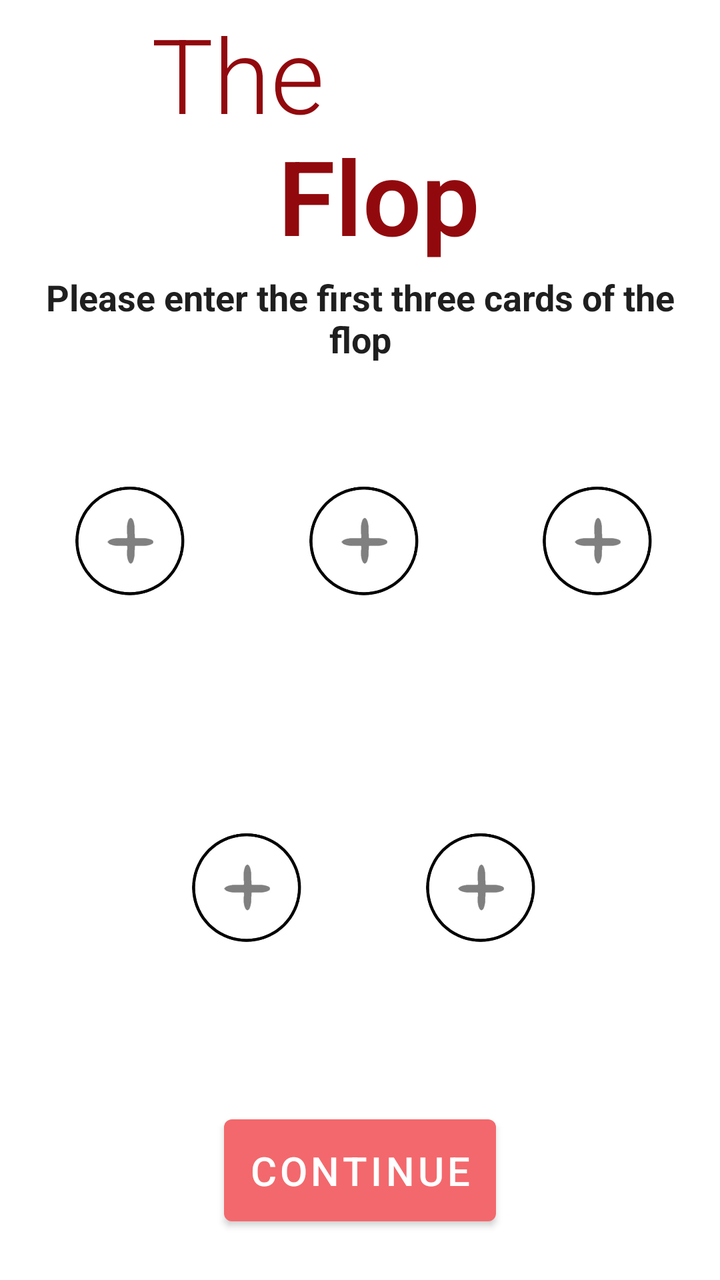
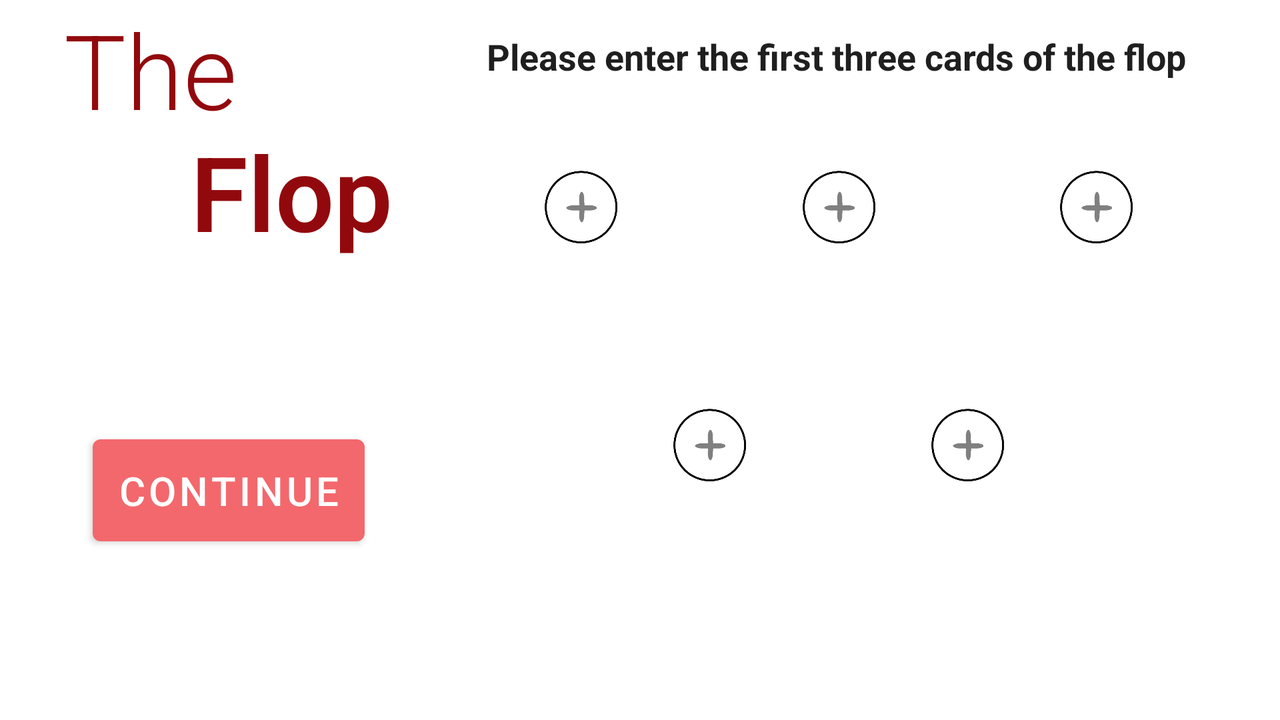

The same Android screen from two of the app's own layout files: first res/layout/ as a phone draws it, then the repository's variant for another configuration, drawn on a device whose configuration selects that folder. Both files follow.
<!-- AndroidManifest.xml: application theme Theme.PokerBotApp -->
<!-- res/layout/fragment_bot_flop_entry.xml -->
<?xml version="1.0" encoding="utf-8"?>
<androidx.constraintlayout.widget.ConstraintLayout xmlns:android="http://schemas.android.com/apk/res/android"
    xmlns:app="http://schemas.android.com/apk/res-auto"
    xmlns:tools="http://schemas.android.com/tools"
    android:id="@+id/bot_flop_entry_fragment"
    android:layout_width="match_parent"
    android:layout_height="match_parent"
    tools:context=".BotFlopEntryFragment">

    <TextView
        android:id="@+id/flop_header_textView"
        android:layout_width="wrap_content"
        android:layout_height="wrap_content"
        android:layout_marginTop="2dp"
        android:fontFamily="sans-serif-light"
        android:text="@string/flop_title"
        app:layout_constraintHorizontal_bias="0.3875"
        android:textSize="52sp"
        app:layout_constraintEnd_toEndOf="parent"
        app:layout_constraintStart_toStartOf="parent"
        app:layout_constraintTop_toTopOf="parent" />

    <TextView
        android:id="@+id/flop_directions_textView"
        android:layout_width="0dp"
        android:layout_marginLeft="16dp"
        android:textAlignment="center"
        android:layout_marginTop="4dp"
        android:textColor="#1f1f1f"
        android:textStyle="bold"
        android:layout_marginRight="16dp"
        android:layout_height="wrap_content"
        android:textSize="18sp"
        android:text="@string/flop_directions1"
        app:layout_constraintEnd_toEndOf="parent"
        app:layout_constraintStart_toStartOf="parent"
        app:layout_constraintTop_toBottomOf="@id/flop_header_textView" />

    <ImageButton
        android:id="@+id/imgbutton1"
        android:layout_width="107.1dp"
        android:layout_height="163.35dp"
        app:layout_constraintEnd_toStartOf="@+id/imgbutton2"
        app:layout_constraintStart_toStartOf="parent"
        app:layout_constraintTop_toTopOf="@+id/imgbutton2"
        android:src="@drawable/placeholder"
        android:scaleType="centerCrop"
        android:padding="0dp"/>

    <ImageButton
        android:id="@+id/imgbutton2"
        android:layout_width="107.1dp"
        android:layout_marginTop="12dp"
        android:layout_height="163.35dp"
        app:layout_constraintStart_toEndOf="@id/imgbutton1"
        app:layout_constraintEnd_toStartOf="@id/imgbutton3"
        app:layout_constraintTop_toBottomOf="@id/flop_directions_textView"
        android:src="@drawable/placeholder"
        android:scaleType="centerCrop"
        android:padding="0dp"/>

    <ImageButton
        android:id="@+id/imgbutton3"
        android:layout_width="107.1dp"
        android:layout_height="163.35dp"
        app:layout_constraintEnd_toEndOf="parent"
        app:layout_constraintStart_toEndOf="@+id/imgbutton2"
        app:layout_constraintTop_toTopOf="@+id/imgbutton2"
        android:src="@drawable/placeholder"
        android:scaleType="centerCrop"
        android:padding="0dp"/>

    <ImageButton
        android:id="@+id/imgbutton4"
        android:layout_marginTop="10dp"
        android:layout_width="107.1dp"
        android:layout_height="163.35dp"
        app:layout_constraintEnd_toStartOf="@+id/imgbutton2"
        app:layout_constraintStart_toEndOf="@+id/imgbutton1"
        app:layout_constraintTop_toBottomOf="@+id/imgbutton2"
        android:src="@drawable/placeholder"
        android:scaleType="centerCrop"
        android:padding="0dp"/>

    <ImageButton
        android:id="@+id/imgbutton5"
        android:layout_width="107.1dp"
        android:layout_marginTop="10dp"
        android:layout_height="163.35dp"
        app:layout_constraintEnd_toStartOf="@+id/imgbutton3"
        app:layout_constraintStart_toEndOf="@+id/imgbutton2"
        app:layout_constraintTop_toBottomOf="@+id/imgbutton2"
        android:src="@drawable/placeholder"
        android:scaleType="centerCrop"
        android:padding="0dp"/>

    <Button
        android:id="@+id/continue_button"
        android:layout_width="wrap_content"
        android:layout_height="wrap_content"
        android:padding="12dp"
        android:text="@string/continue_"
        android:textSize="20sp"
        app:layout_constraintBottom_toBottomOf="parent"
        app:layout_constraintEnd_toEndOf="parent"
        app:layout_constraintStart_toStartOf="parent"
        app:layout_constraintTop_toBottomOf="@+id/imgbutton4" />


</androidx.constraintlayout.widget.ConstraintLayout>
<!-- resources referenced by this layout -->
<resources>
  <!-- drawable placeholder: jpg bitmap (drawable, 8834 bytes) -->
  <string name="continue_">Continue</string>
  <string name="flop_directions1">Please enter the first three cards of the flop</string>
  <string name="flop_title">The\n\u0020\u0020\u0020\u0020\u0020<b>Flop</b></string>
  <style name="Theme.PokerBotApp" parent="Theme.MaterialComponents.DayNight.DarkActionBar">
          
          <item name="colorPrimary">@color/playingCardRedLight</item>
          <item name="colorPrimaryVariant">@color/playingCardRed</item>
          <item name="colorOnPrimary">@color/white</item>
          
          <item name="colorSecondary">@color/teal_200</item>
          <item name="colorSecondaryVariant">@color/teal_700</item>
          <item name="colorOnSecondary">@color/black</item>
          
          <item name="android:statusBarColor" tools:targetApi="l">?attr/colorPrimaryVariant</item>
          
          <item name="android:textColor">@color/playingCardRedDarker</item>
      </style>
  <color name="playingCardRedLight">#F3686C</color>
  <color name="playingCardRed">#D64044</color>
  <color name="white">#FFFFFFFF</color>
  <color name="teal_200">#FF03DAC5</color>
  <color name="teal_700">#FF018786</color>
  <color name="black">#FF000000</color>
  <color name="playingCardRedDarker">#92090D</color>
</resources>
<!-- res/layout-land/fragment_bot_flop_entry.xml (the repository's variant of the layout above) -->
<!-- drawn on the phone turned sideways -->
<?xml version="1.0" encoding="utf-8"?>
<androidx.constraintlayout.widget.ConstraintLayout xmlns:android="http://schemas.android.com/apk/res/android"
    xmlns:app="http://schemas.android.com/apk/res-auto"
    xmlns:tools="http://schemas.android.com/tools"
    android:id="@+id/bot_flop_entry_fragment"
    android:layout_width="match_parent"
    android:layout_height="match_parent"
    tools:context=".BotFlopEntryFragment">

    <TextView
        android:id="@+id/flop_header_textView"
        android:layout_width="wrap_content"
        android:layout_height="wrap_content"
        android:layout_marginLeft="32dp"
        android:fontFamily="sans-serif-light"
        android:text="@string/flop_title"
        android:textSize="52sp"
        app:layout_constraintStart_toStartOf="parent"
        app:layout_constraintTop_toTopOf="parent" />

    <TextView
        android:id="@+id/flop_directions_textView"
        android:layout_width="0dp"
        android:layout_height="wrap_content"
        android:layout_marginTop="16dp"
        android:text="@string/flop_directions1"
        android:textAlignment="center"
        android:textColor="#1f1f1f"
        android:textSize="18sp"
        android:textStyle="bold"
        app:layout_constraintEnd_toEndOf="parent"
        app:layout_constraintStart_toEndOf="@id/flop_header_textView"
        app:layout_constraintTop_toTopOf="parent" />

    <ImageButton
        android:id="@+id/imgbutton1"
        android:layout_width="71.4dp"
        android:layout_height="108.9dp"
        android:padding="0dp"
        android:scaleType="centerCrop"
        android:src="@drawable/placeholder"
        app:layout_constraintEnd_toStartOf="@+id/imgbutton2"
        app:layout_constraintStart_toEndOf="@+id/flop_header_textView"
        app:layout_constraintTop_toTopOf="@+id/imgbutton2" />

    <ImageButton
        android:id="@+id/imgbutton2"
        android:layout_width="71.4dp"
        android:layout_height="108.9dp"
        android:layout_marginTop="12dp"
        android:padding="0dp"
        android:scaleType="centerCrop"
        android:src="@drawable/placeholder"
        app:layout_constraintEnd_toStartOf="@id/imgbutton3"
        app:layout_constraintStart_toEndOf="@id/imgbutton1"
        app:layout_constraintTop_toBottomOf="@id/flop_directions_textView" />

    <ImageButton
        android:id="@+id/imgbutton3"
        android:layout_width="71.4dp"
        android:layout_height="108.9dp"
        android:padding="0dp"
        android:scaleType="centerCrop"
        android:src="@drawable/placeholder"
        app:layout_constraintEnd_toEndOf="parent"
        app:layout_constraintStart_toEndOf="@+id/imgbutton2"
        app:layout_constraintTop_toTopOf="@+id/imgbutton2" />

    <ImageButton
        android:id="@+id/imgbutton4"
        android:layout_width="71.4dp"
        android:layout_height="108.9dp"
        android:layout_marginTop="10dp"
        android:padding="0dp"
        android:scaleType="centerCrop"
        android:src="@drawable/placeholder"
        app:layout_constraintEnd_toStartOf="@+id/imgbutton2"
        app:layout_constraintStart_toEndOf="@+id/imgbutton1"
        app:layout_constraintTop_toBottomOf="@+id/imgbutton2" />

    <ImageButton
        android:id="@+id/imgbutton5"
        android:layout_width="71.4dp"
        android:layout_height="108.9dp"
        android:layout_marginTop="10dp"
        android:padding="0dp"
        android:scaleType="centerCrop"
        android:src="@drawable/placeholder"
        app:layout_constraintEnd_toStartOf="@+id/imgbutton3"
        app:layout_constraintStart_toEndOf="@+id/imgbutton2"
        app:layout_constraintTop_toBottomOf="@+id/imgbutton2" />

    <Button
        android:id="@+id/continue_button"
        android:layout_width="wrap_content"
        android:layout_height="wrap_content"
        android:padding="12dp"
        android:text="@string/continue_"
        android:textSize="20sp"
        app:layout_constraintBottom_toBottomOf="parent"
        app:layout_constraintEnd_toEndOf="@+id/flop_header_textView"
        app:layout_constraintStart_toStartOf="@+id/flop_header_textView"
        app:layout_constraintTop_toBottomOf="@+id/flop_header_textView" />


</androidx.constraintlayout.widget.ConstraintLayout>
